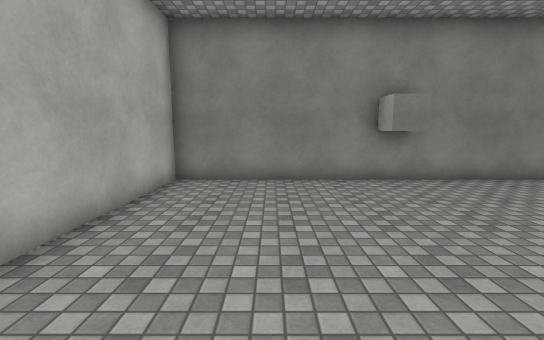
View 1 (above)

15 first-person views from a walk through a 3-D level made in the Unity game engine. The camera is 1.5 m above the floor, tilts 8° down and sees 90° across. The floor is counted in squares, 1 m on a side. Each view is taken from the middle of a square. On the plan, view 1 faces up. The plan holds only what a view shows up to about 14 squares ahead; the rest is blank. The place goes on beyond the plan. The player is left out. Door leaves are left out, so doorways stand open. Surface patterns are stand-ins for the level's own textures.

View 2
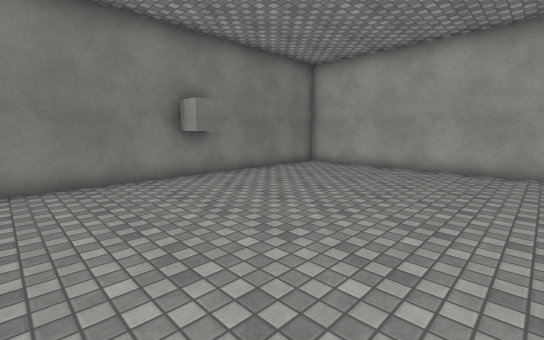

View 3
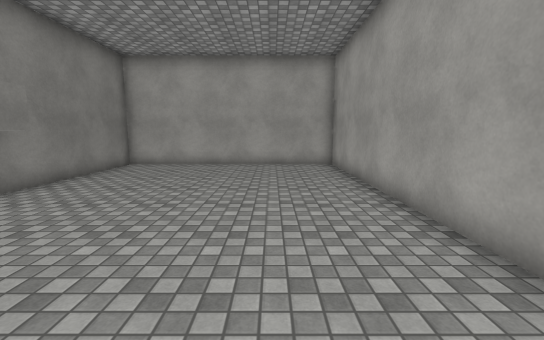

View 4
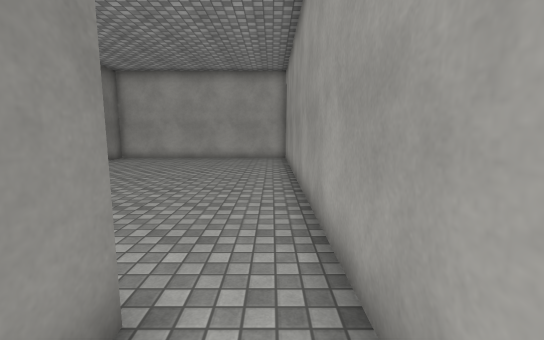

View 5
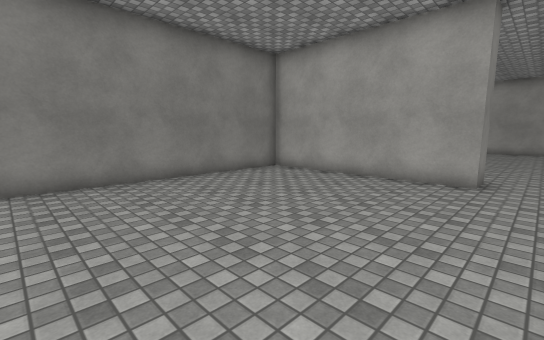

View 6
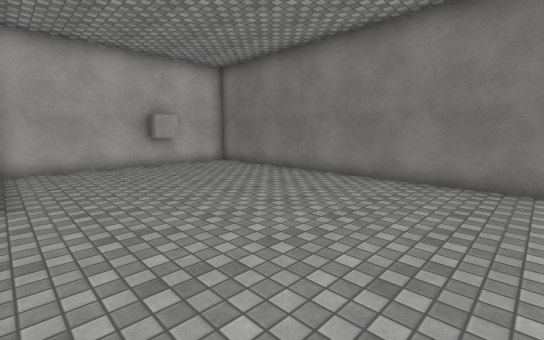

View 7
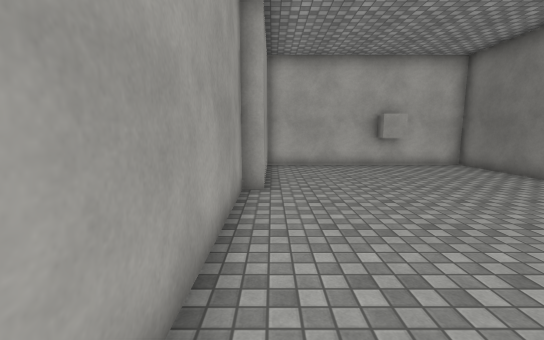

View 8
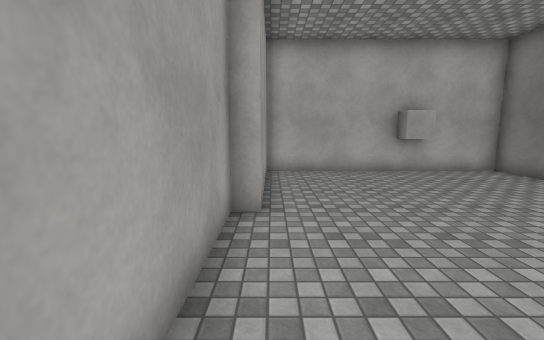

View 9
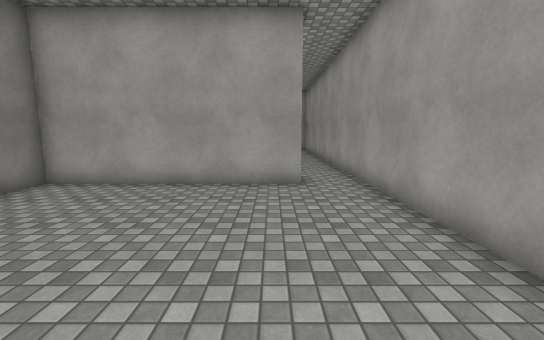

View 10
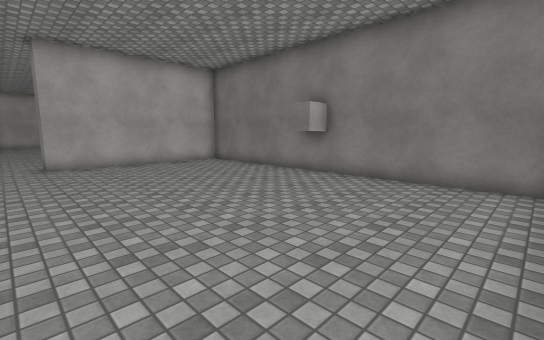

View 11
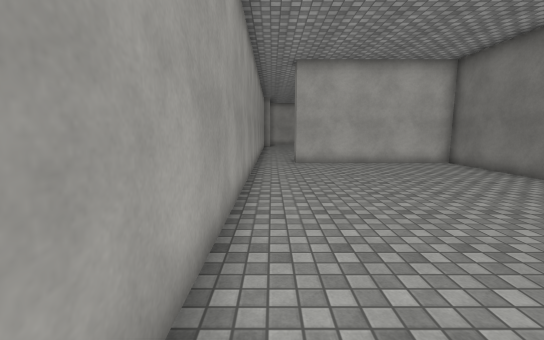

View 12
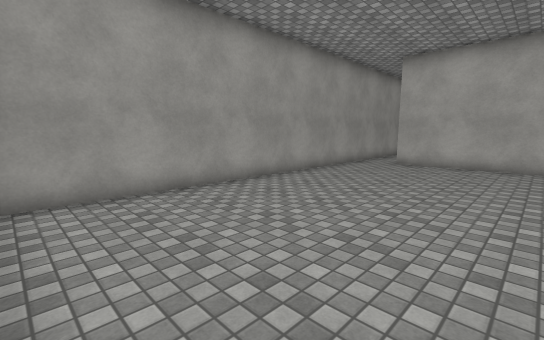

View 13
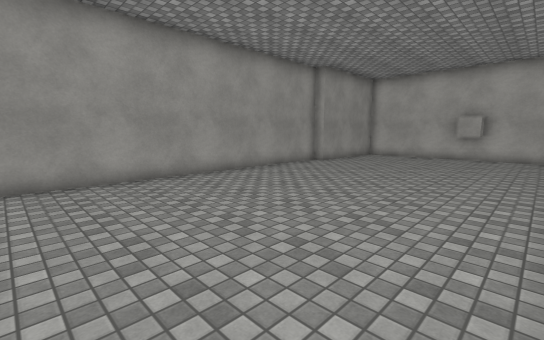

View 14
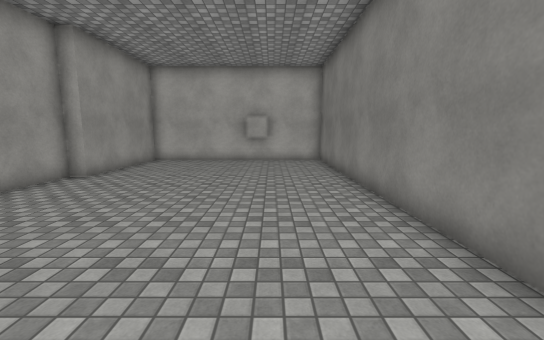

View 15
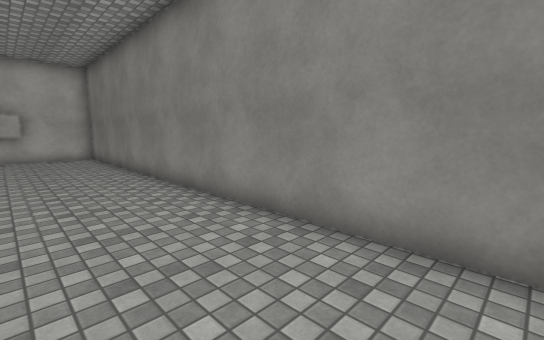

### Floor plan
Points are (right, up) in squares from view 1. A wall is a line through its corners. A room is listed if a view was taken in it or the views show most of it. See-through windows are left out.
Room 1 (views 1, 2, 3, 10, 11, 12)
walls: (-3.5, -0.8) (10.5, -0.8) (10.5, 8.6) (-3.1, 8.6) (-3.1, 1.2)
ways out: open door at (-3.5, 0) to room 2
objects: other object (3, 8) to (4, 8)
Room 2 (views 4, 5, 6, 7, 8, 9, 13, 14, 15)
walls: (-4.2, 1.2) (-4.2, 8.6) (-22.4, 8.6) (-22.4, 6.4); (-22.4, 4.5) (-22.4, -0.2) (-17, -0.2) (-17, -0.8) (-3.5, -0.8)
ways out: open door at (-3.5, 0) to room 1
objects: other object (-23, 5) to (-22, 6)

Positions as (right, up) in squares from view 1, and headings:
1: (0, 0), facing up
2: (-1, 0), facing up-right
3: (-2, 2), facing right
4: (-5, 0), facing right
5: (-13, 0), facing up-right
6: (-10, 0), facing up-left
7: (-10, 0), facing left
8: (-12, 0), facing left
9: (-12, 2), facing right
10: (10, 0), facing up-left
11: (10, 0), facing left
12: (10, 6), facing down-left
13: (-5, 8), facing down-left
14: (-8, 6), facing left
15: (-5, 5), facing up-left
